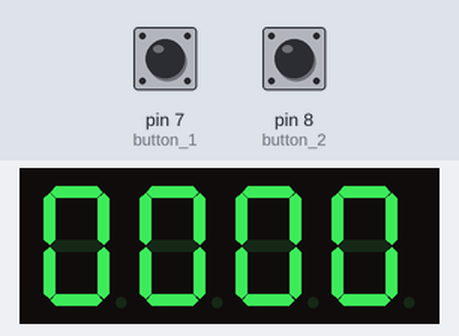
This sketch was run on a simulated Arduino Uno, built with avr-gcc and run on an emulated ATmega328P. Parts: 4-digit seven-segment display. Wiring (inferred from the names in the program): BCD to 7-segment decoder: data pin 2, pin 3, pin 4, pin 5; 4-digit 7-segment display, segments lit when HIGH: segments Q0, Q1, Q2, Q3, Q4, Q5, Q6; digit selects pin 10, pin 11, pin 12, pin 13. Inputs (shaded band) come from the test bench; at power-on: pin 7 (button_1) HIGH, pin 8 (button_2) HIGH. The segment pins are drawn as the display they are named for.

Above: at 1.2 s.
1.3 s: pin 7 (button_1) pulled LOW for 0.15 s
2.0 s: pin 8 (button_2) pulled LOW for 0.15 s
At 2.55 s:
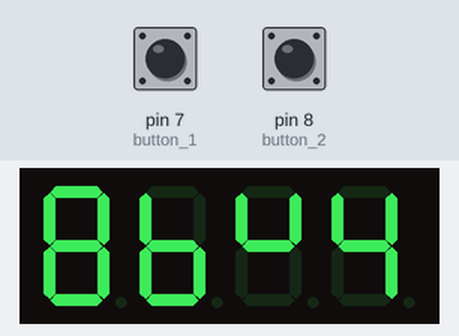
2.7 s: pin 8 (button_2) pulled LOW for 1 s
At 3.39 s:
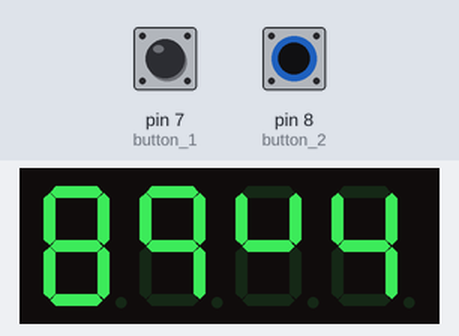
4.3 s: pin 7 (button_1) pulled LOW for 1 s
At 4.49 s:
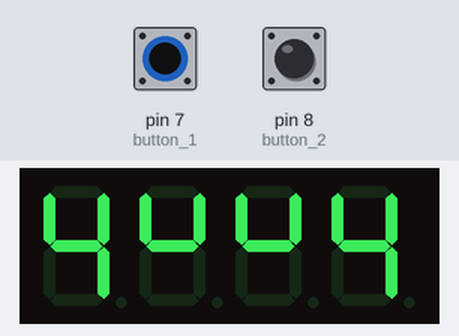
5.9 s: pin 8 (button_2) pulled LOW for 3.2 s
9.7 s: pin 7 (button_1) pulled LOW for 3.2 s
At 10.93 s:
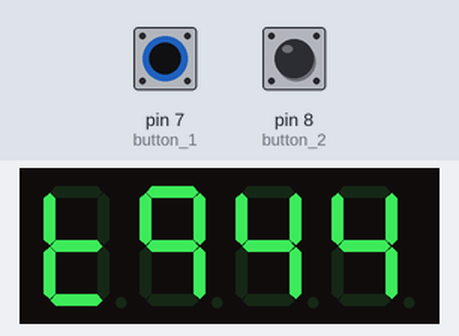

The sketch:

_24_Seconds_Shot_Clock.ino
```cpp
int w = 0;
int x = 0;
int y = 0;
int z = 0;
int anode_ones = 10;
int anode_tens = 11;
int anode_hund = 12;
int anode_thou = 13;
int BCD_0 = 2;
int BCD_1 = 3;
int BCD_2 = 4;
int BCD_3 = 5;
int button_1 = 7;
int button_2 = 8;
int delayTime = 1;

unsigned long prevMillis_1 = 0;
unsigned long currMillis_1;
unsigned long prevMillis_2 = 0;
unsigned long currMillis_2;

const long interval_1 = 10;
const long interval_2 = 250;

boolean pause = true;
boolean start = true;


void setup() {
  pinMode(button_1, INPUT);
  pinMode(button_2, INPUT);
  pinMode(BCD_0, OUTPUT);
  pinMode(BCD_1, OUTPUT);
  pinMode(BCD_2, OUTPUT);
  pinMode(BCD_3, OUTPUT);
  pinMode(anode_ones, OUTPUT);
  pinMode(anode_tens, OUTPUT);
  pinMode(anode_hund, OUTPUT);
  pinMode(anode_thou, OUTPUT);
}


void displayDigit (int number)  //active high
{
  if (number == 0){digitalWrite (BCD_0, LOW);
                   digitalWrite (BCD_1, LOW);
                   digitalWrite (BCD_2, LOW);
                   digitalWrite (BCD_3, LOW);}
  if (number == 1) digitalWrite (BCD_3, HIGH);
  if (number == 2) digitalWrite (BCD_2, HIGH);
  if (number == 3){digitalWrite (BCD_2, HIGH);
                   digitalWrite (BCD_3, HIGH);}
  if (number == 4) digitalWrite (BCD_1, HIGH);
  if (number == 5){digitalWrite (BCD_1, HIGH);
                   digitalWrite (BCD_3, HIGH);}
  if (number == 6){digitalWrite (BCD_1, HIGH);
                   digitalWrite (BCD_2, HIGH);}
  if (number == 7){digitalWrite (BCD_1, HIGH);
                   digitalWrite (BCD_2, HIGH);
                   digitalWrite (BCD_3, HIGH);}
  if (number == 8) digitalWrite (BCD_0, HIGH);
  if (number == 9){digitalWrite (BCD_0, HIGH);
                   digitalWrite (BCD_3, HIGH);}
}


void turnOff() //active high
{
  digitalWrite(anode_ones,LOW);
  digitalWrite(anode_tens,LOW);
  digitalWrite(anode_hund,LOW);
  digitalWrite(anode_thou,LOW);
  digitalWrite(BCD_0, LOW);
  digitalWrite(BCD_1, LOW);
  digitalWrite(BCD_2, LOW);
  digitalWrite(BCD_3, LOW);
}


void start_stop()
{
  currMillis_2 = millis();
  if (digitalRead(button_1) == LOW){
      if (currMillis_2 - prevMillis_2 >= interval_2){
      prevMillis_2 = currMillis_2;
      pause = !start;
      start = pause;
      if (w == 0 && x == 0 && y == 0 && z == 0){
        w = 2;
        x = 4;
        y = 0;
        z = 0;
      }
    }
    }
}


void reseter()
{
  currMillis_2 = millis();
  if (digitalRead(button_2) == LOW){
    if (currMillis_2 - prevMillis_2 >= interval_2){
       prevMillis_2 = currMillis_2;
       w = 2;
       x = 4;
       y = 0;
       z = 0;
    }
    }
}


void counter()
{
  currMillis_1 = millis();
  if (pause == false){
    if (currMillis_1 - prevMillis_1 >= interval_1){
    prevMillis_1 = currMillis_1;
    z--;
    if (z < 0){
      y--;
      z = 9;
    }
    if (y < 0){
      x--;
      y = 9;
    }
    if (x < 0){
      w--;
      x = 9;
    }
    if (w < 0){
      w = 0;
      x = 0;
      y = 0;
      z = 0;
      pause = true;
      start = true;
    }
    }
  }
}


void multiplexer()
{
  turnOff();
  digitalWrite (anode_thou, HIGH);
  displayDigit(w);
  delay(delayTime);

  turnOff();
  digitalWrite (anode_hund, HIGH);
  displayDigit(x);
  delay(delayTime);

  turnOff();
  digitalWrite (anode_tens, HIGH);
  displayDigit(y);
  delay(delayTime);

  turnOff();
  digitalWrite (anode_ones, HIGH);
  displayDigit(z);
  delay(delayTime);
}


void loop()
{
  start_stop();
  reseter();
  counter();
  multiplexer();
}
```

Measured:
- after the input at 2.0 s, the display: first changes at once (image 1 shows a later state)
- after the input at 9.7 s, the display: first changes after 0.06 s (image 4 shows a later state)
